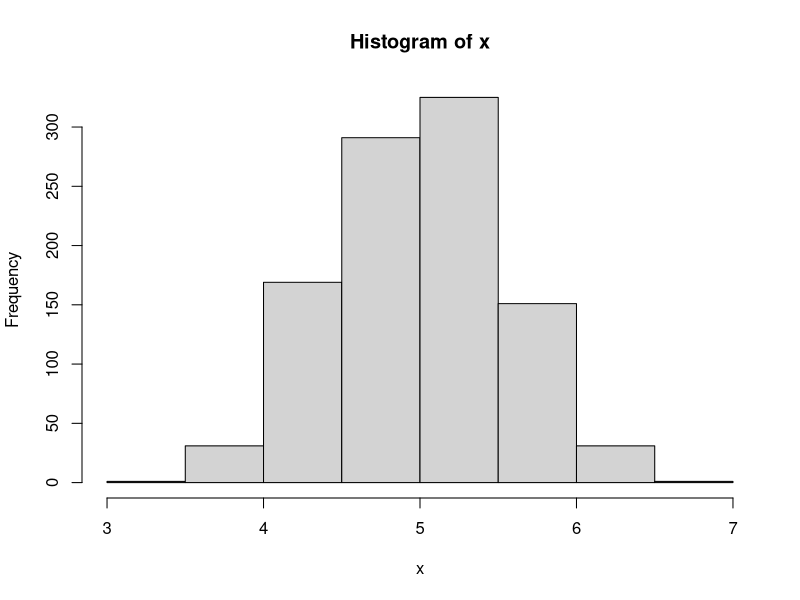
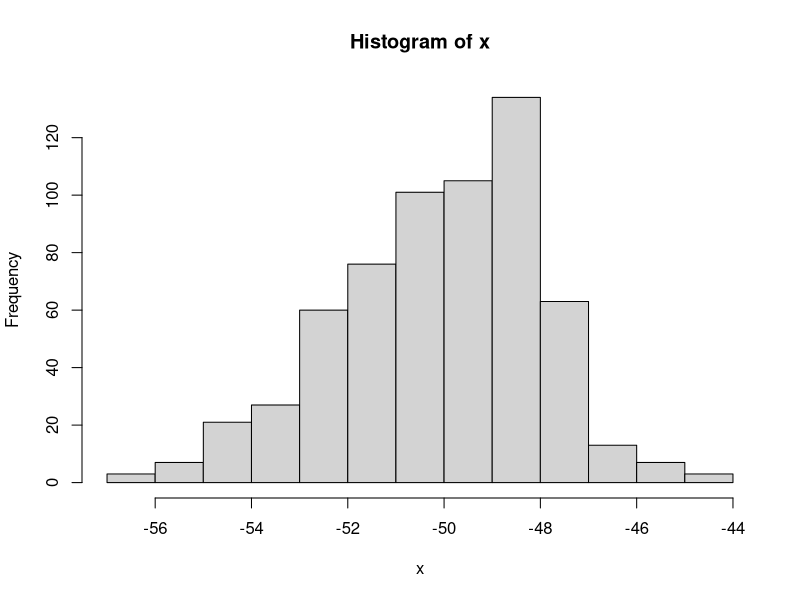
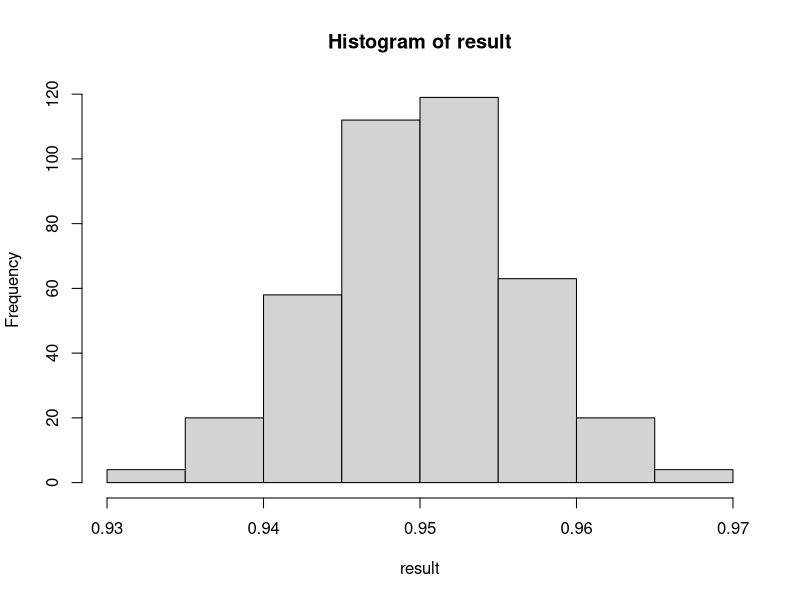
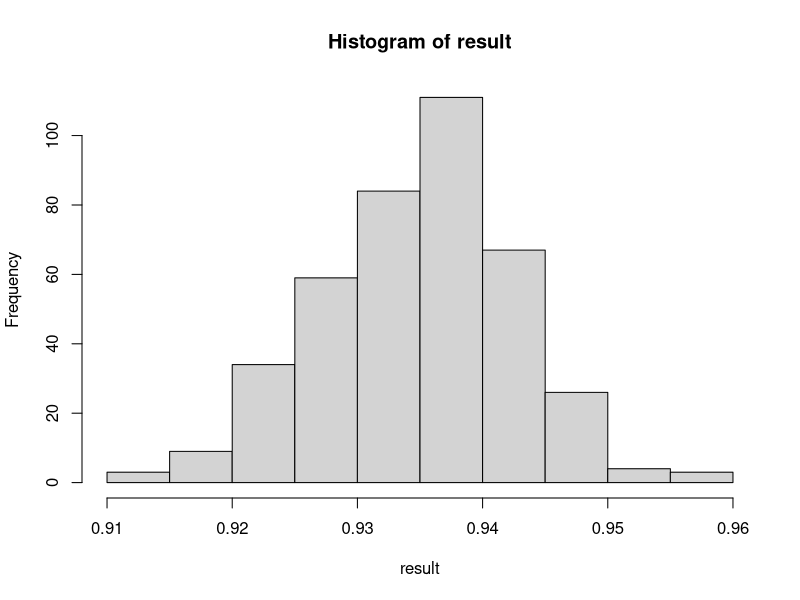
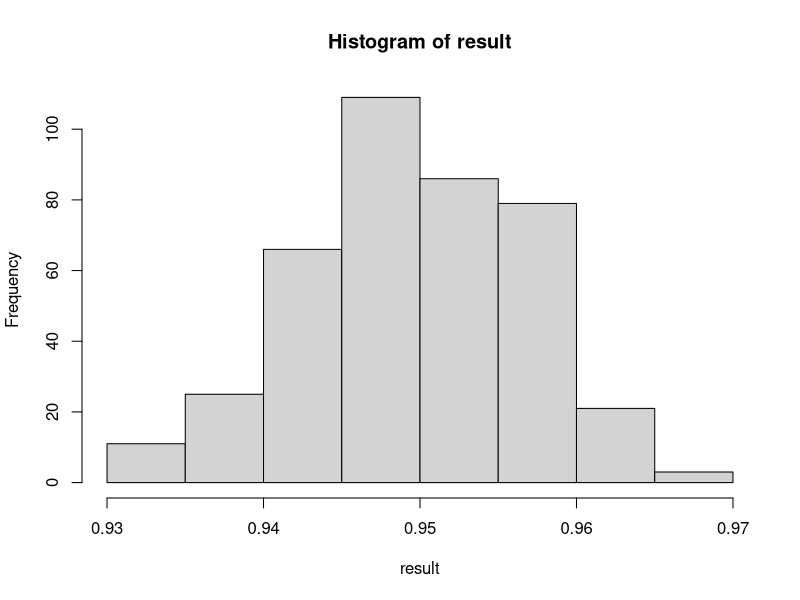

Generate these figures, in order, with R: (Note: a time limit stopped this script after it produced the figures.)
## ---- chunk 1
x <- replicate(1000, mean(runif(30, 0, 5))*2)
hist(x)

## ---- chunk 2
x <- replicate(1000, sum(log(dunif(runif(30, 0, 5), 0, mean(runif(30, 0, 5))*2))))
hist(x)
## ---- chunk 3
x <- replicate(1000, mean(rbinom(20, 50, 0.3)))
intervals <- matrix(0, nrow = length(x), ncol = 2)
intervals[, 1] <- x + qnorm(.025)*(sqrt(10.5)/sqrt(20))
intervals[,2] <- x + qnorm(.975)*(sqrt(10.5)/sqrt(20))
CIContainsExpectedVal <- apply(intervals, MARGIN = 1, FUN = function(x, y){(x[1]<15)*(x[2]>15)})
mean(CIContainsExpectedVal)
## ---- chunk 4
result <- c()
for (x in 1:400) {
  x <- replicate(1000, mean(rbinom(20, 50, 0.3)))
  intervals <- matrix(0, nrow = length(x), ncol = 2)
  intervals[, 1] <- x + qnorm(.025)*(sqrt(10.5)/sqrt(20))
  intervals[,2] <- x + qnorm(.975)*(sqrt(10.5)/sqrt(20))
  CIContainsExpectedVal <- apply(intervals, MARGIN = 1, FUN = function(x, y){(x[1]<15)*(x[2]>15)})
  result <- append(result, mean(CIContainsExpectedVal))
}
hist(result)
## ---- chunk 5
result <- c()
for (x in 1:400) {
  x <- replicate(1000, rbinom(20, 50, 0.3))
  sampleMeans <- colMeans(x)
  FullSampleSD <- apply(x, MARGIN = 2, FUN = sd)
  SampleMeansSD <- FullSampleSD/sqrt(20)
  intervals <- matrix(0, nrow = length(x), ncol = 2)
  intervals[, 1] <- sampleMeans + qnorm(.025)*SampleMeansSD
  intervals[,2] <- sampleMeans + qnorm(.975)*SampleMeansSD
  CIContainsExpectedVal <- apply(intervals, MARGIN = 1, FUN = function(x, y){(x[1]<15)*(x[2]>15)})
  result <- append(result, mean(CIContainsExpectedVal))
}
hist(result)
## ---- chunk 6
result <- c()
for (x in 1:400) {
  x <- replicate(1000, rbinom(20, 50, 0.3))
  sampleMeans <- colMeans(x)
  FullSampleSD <- apply(x, MARGIN = 2, FUN = sd)
  SampleMeansSD <- FullSampleSD/sqrt(20)
  intervals <- matrix(0, nrow = length(x), ncol = 2)
  intervals[, 1] <- sampleMeans + qt(.025, df = 19)*SampleMeansSD
  intervals[,2] <- sampleMeans + qt(.975, df = 19)*SampleMeansSD
  CIContainsExpectedVal <- apply(intervals, MARGIN = 1, FUN = function(x, y){(x[1]<15)*(x[2]>15)})
  result <- append(result, mean(CIContainsExpectedVal))
}
hist(result)
## ---- chunk 7
result <- c()
for (x in 1:400) {
  x <- replicate(1000, rbinom(500, 50, 0.3))
  sampleMeans <- colMeans(x)
  FullSampleSD <- apply(x, MARGIN = 2, FUN = sd)
  SampleMeansSD <- FullSampleSD/sqrt(500)
  intervals <- matrix(0, nrow = length(x), ncol = 2)
  intervals[, 1] <- sampleMeans + qnorm(.025)*SampleMeansSD
  intervals[,2] <- sampleMeans + qnorm(.975)*SampleMeansSD
  CIContainsExpectedVal <- apply(intervals, MARGIN = 1, FUN = function(x, y){(x[1]<15)*(x[2]>15)})
  result <- append(result, mean(CIContainsExpectedVal))
}
hist(result)
